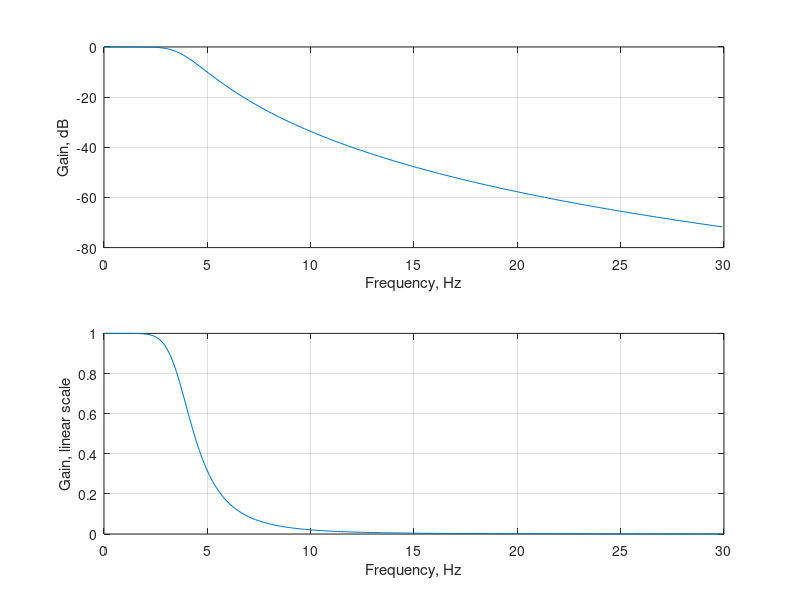

MATLAB code to generate this figure: (Note: this script raises an error after producing the figure.)
echo on
% Design of analog Butterworth filter
% Specifications: Passband: 0-2Hz, stopband: above 12 Hz
% Max deviation from unit gain in passband: 0.01, 
% Minimum attenuation in stopband 40dB

%band edge frequencies and magnitude errors
fp=2; fs=12; dp=0.01; ds=10^(-40/20);
%epsilon and A
epsilon=sqrt((1-(1-dp)^2)/((1-dp)^2)); A=1/ds;
%minimum filter order
pause
N=log10(sqrt(A^2-1)/epsilon)/log10(fs/fp)
N=ceil(N)

%cut off frequency. Solve for stopp band equation.
%specifications satisfied in stopband and exceeded in passband
pause

fc=fs/((1-ds^2)/ds^2)^(1/(2*N))
%analog filter coefficients
pause

[b a]=butter(N,fc*2*pi,'s');

%plot frequency response of filter
pause
omega = [0: 60*pi];
h = freqs(b,a,omega);
figure(1)
subplot(211)
plot ((omega/(2*pi)),20*log10(abs(h)));
grid
xlabel('Frequency, Hz'); ylabel('Gain, dB');
subplot(212)
plot (omega/(2*pi),(abs(h)));
grid
xlabel('Frequency, Hz'); ylabel('Gain, linear scale');

%plot both magnitude and phase respons
pause
figure(2)
freqs(b,a)

%plot pole locations
pause
[z p k]=tf2zpk(b,a);
figure(3)
zplane(z,p)

%verify that all poles are in the left half plane on a circle around 0
pause
abs(p) 
p

%Use of Matlab functions to find the order and cut off frequency
pause
alphap=-20*log10(1-dp);
alphas=-20*log10(ds);
[N1,Omegac]=buttord(fp*2*pi,fs*2*pi,alphap,alphas,'s')
fc1=Omegac/(2*pi)

echo off
